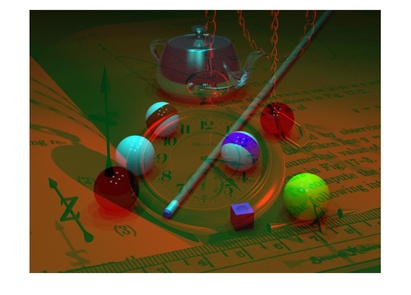
%> input picture excersiecs/mariyatoofan/24/1.jpg, 411 x 295 px, shrunk from 1198 x 861 before the run
$ octave Tamrin_11.m   (GNU Octave 9; MATLAB toolbox functions it lacks are replaced by stand-ins)
%> lines starting %> are read from the running program, lines starting %| are printed output that depends on the picture
 I = imread('1.jpg');       % read image
%> I is the input picture: size 295x411x3 uint8; mean R, G, B 118.6, 106.6, 77.6
      J = rgb2gray(I);      % change rgb image to grayscale
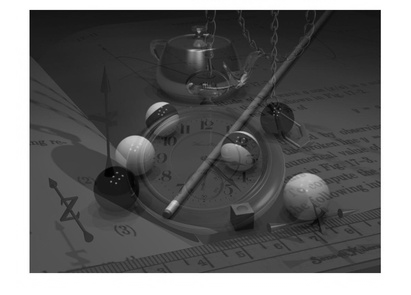
%> J: size 295x411 uint8; min 0, max 255, mean 106.9
      p3= 0;
      p4 = 0.05;
      J = im2double(J);     % change format to double
%> J: size 295x411 double
      b = J + sqrt(p4)*randn(size(J)) + p3;  % parameters to change b
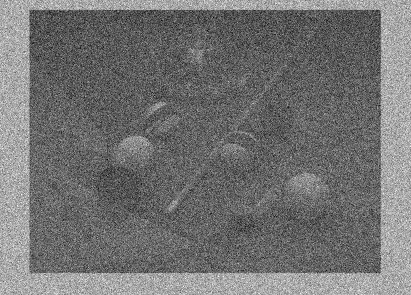
%> b: size 295x411 double; min -0.782, max 1.88, mean 0.418; drawn with min black and max white
  subplot(121)              % 1 row, 2 col, choose 1st
  imshow(I)
  title('Original Image')
  subplot(122)
  imshow(b)
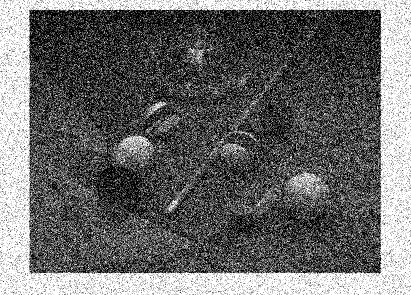
%> displayed picture: size 295x411, on the screen's scale of 0 to 255; min 0, max 255, mean 105.3
  title('adding Salt-Pepper Noise')
